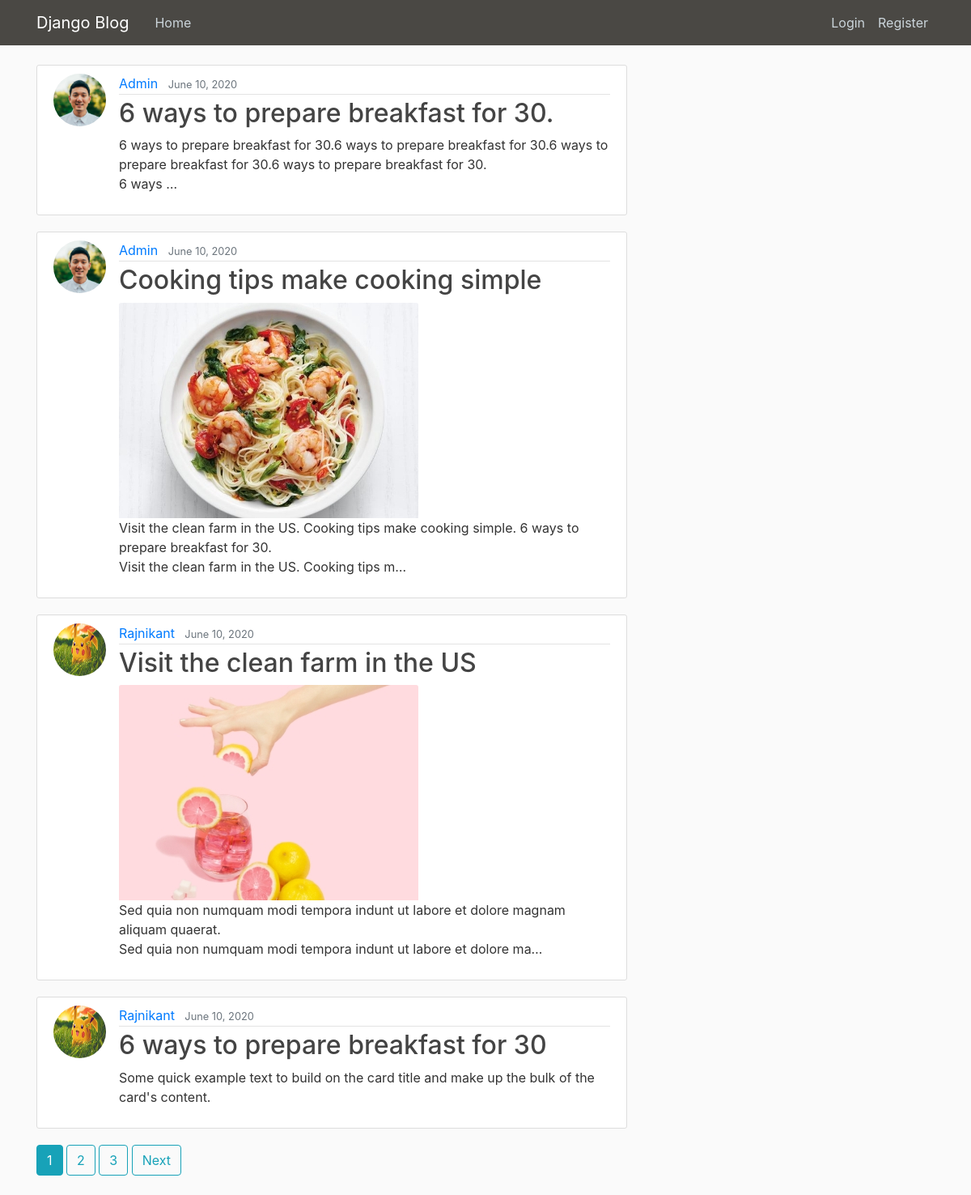
The page / on the database its author committed.
### blog/models.py (models this page shows, shortened)
class Post(models.Model):
    title = models.CharField(max_length=255)
    content = models.TextField()
    image = models.ImageField(upload_to='post_img/', blank=True)
    date = models.DateTimeField(default=timezone.now)
    author = models.ForeignKey(User, on_delete=models.CASCADE)

### users/models.py (models this page shows, shortened)
class Profile(models.Model):
    user = models.OneToOneField(User, on_delete=models.CASCADE)
    image = models.ImageField(default='default.jpg', upload_to='profile_pics')

### blog/views.py (the view)
# urls.py: path('', PostListView.as_view(), name='post-list'),
class PostListView(ListView):
    model = Post
    template_name = 'blog/post_list.html'
    context_object_name = 'posts'
    ordering = ['-date']
    paginate_by = 4

### blog/templates/blog/post_list.html (shortened to what this page needs)
{% extends 'blog/base.html' %}
{% block content %}
    {% for post in posts %}
        <article class="media content-section">
            <img class="rounded-circle article-img" src="{{ post.author.profile.image.url }}">
          <div class="media-body">
            <div class="article-metadata">
              <a class="mr-2" href="{% url 'user-post' post.author.username %}">{{ post.author }}</a>
              <small class="text-muted">{{ post.date|date:'F d, Y' }}</small>
            </div>
            <h2><a class="article-title" href="{% url 'post-detail' post.id %}">{{ post.title }}</a></h2>
            {% if post.image %}
                    <a href="#"><img class="card-img-top" style="width: auto; height: auto;" src="{{ post.image.url }}" alt="Card image cap"></a>
            {% endif %}
            <p class="article-content">{{ post.content|truncatechars:150 }}</p>
          </div>
        </article>
    {% endfor %}
    {% if is_paginated %}
        {% for num in page_obj.paginator.page_range %}
            {% if page_obj.number == num %}
                <a class="btn btn-info mb-4" href="?page={{ num }}">{{ num }}</a>
            {% elif num > page_obj.number|add:'-3' and num < page_obj.number|add:'3' %}
                <a class="btn btn-outline-info mb-4" href="?page={{ num }}">{{ num }}</a>
            {% endif %}
        {% endfor %}
        {% if page_obj.has_next %}
            <a class="btn btn-outline-info mb-4" href="?page={{ page_obj.next_page_number }}">Next</a>
        {% endif %}
    {% endif %}
{% endblock %}

### blog/templates/blog/base.html (shortened to what this page needs)
<!doctype html>
{% load static %}
<html lang="en">
  <head>
    <link rel="stylesheet" href="https://maxcdn.bootstrapcdn.com/bootstrap/4.0.0/css/bootstrap.min.css">
    <link rel="stylesheet" type="text/css" href="{% static 'css/main.css' %}">
  </head>
  <body>
    <header class="site-header">
  <nav class="navbar navbar-expand-md navbar-dark bg-steel fixed-top">
    <div class="container">
      <a class="navbar-brand mr-4" href="{% url 'post-list' %}">Django Blog</a>
      <div class="collapse navbar-collapse" id="navbarToggle">
        <div class="navbar-nav mr-auto">
          <a class="nav-item nav-link" href="{% url 'post-list' %}">Home</a>
        </div>
        <div class="navbar-nav">
          {% if user.is_authenticated %}
            <a class="nav-item nav-link" href="{% url 'post-create' %}">New Post</a>
            <a class="nav-item nav-link" href="{% url 'profile' %}">View Profile</a>
            <a class="nav-item nav-link" href="{% url 'logout' %}">Logout</a>
          {% else%}
            <a class="nav-item nav-link" href="{% url 'login' %}">Login</a>
            <a class="nav-item nav-link" href="{% url 'register' %}">Register</a>
          {% endif %}
        </div>
      </div>
    </div>
  </nav>
</header>
    <main role="main" class="container">
  <div class="row">
    <div class="col-md-8">
      {% block content %}
      {% endblock %}
    </div>
  </div>
</main>
  </body>
</html>

### static/css/main.css (style rules this page uses)
body { background: #fafafa; color: #333333; margin-top: 5rem; }
h1, h2, h3, h4, h5, h6 { color: #444444; }
.bg-steel { background-color: #4a4844; }
.site-header .navbar-nav .nav-link { color: #cbd5db; }
.content-section { background: #ffffff; padding: 10px 20px; border: 1px solid #dddddd; border-radius: 3px; margin-bottom: 20px; }
.article-title { color: #444444; }
.article-content { white-space: pre-line; }
.article-img { height: 65px; width: 65px; margin-right: 16px; }
.article-metadata { padding-bottom: 1px; margin-bottom: 4px; border-bottom: 1px solid #e3e3e3 }

### rows shown on the page
Post: author.profile.image (picture), author "Admin", date "June 10, 2020", title "6 ways to prepare breakfast for 30.", content "6 ways to prepare breakfast for 30.6 ways to prepare breakfast for 30.6 ways to prepare breakfast for 30.6 ways to prepare breakfast for 30. 6 ways …"
Post: author.profile.image (picture), author "Admin", date "June 10, 2020", title "Cooking tips make cooking simple", image (picture), content "Visit the clean farm in the US. Cooking tips make cooking simple. 6 ways to prepare breakfast for 30. Visit the clean farm in the US. Cooking tips m…"
Post: author.profile.image (placeholder picture), author "Rajnikant", date "June 10, 2020", title "Visit the clean farm in the US", image (picture), content "Sed quia non numquam modi tempora indunt ut labore et dolore magnam aliquam quaerat. Sed quia non numquam modi tempora indunt ut labore et dolore ma…"
Post: author.profile.image (placeholder picture), author "Rajnikant", date "June 10, 2020", title "6 ways to prepare breakfast for 30", content "Some quick example text to build on the card title and make up the bulk of the card's content."

### other values the page prints
{{ num }} "1"
{{ num }} "2" "3"
